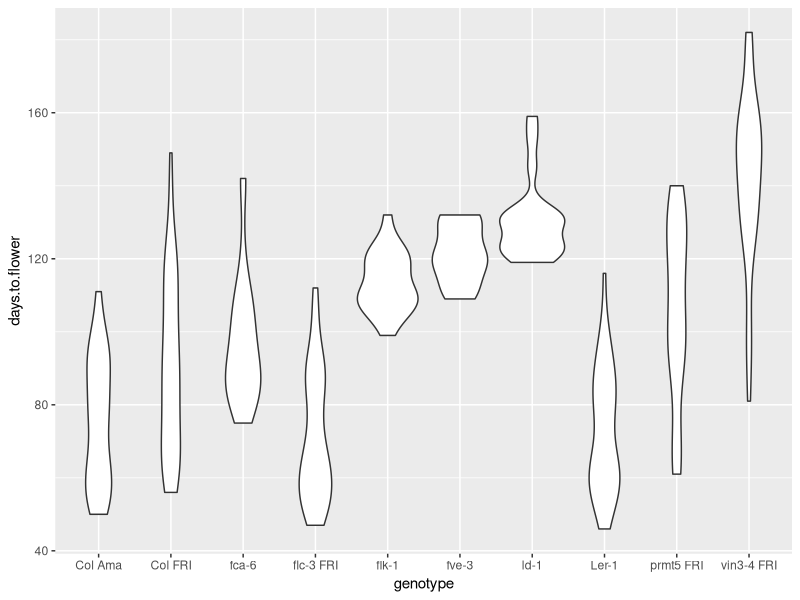

The R script that drew this image:
## ---- chunk 1
knitr::opts_chunk$set(echo = TRUE)
## ---- chunk 2
library(tidyverse)
expt1 <- read_csv("../data/burghardt_et_al_2015_expt1.csv")
## ---- chunk 3
select(expt1, contains("mm"))
## ---- chunk 4
# Point 1
filter(expt1, background != "Ler" & fluctuation == "Var")
  
# Point 2
filter(expt1, days.to.bolt < 57 & cauline.leaf.num < 40)

# Point 3
filter(expt1, genotype == "fca-6" & !is.na(blade.ratio))
## ---- chunk 5
expt1 %>% 
  filter(background != "Ler" & fluctuation == "Var") %>% 
  mutate(blade.length.cm = blade.length.mm/10) %>% 
  select(genotype, blade.length.cm, contains("bolt"))
## ---- chunk 6
expt1 %>% 
  filter(day.length == 8) %>% 
  ggplot(aes(genotype, days.to.flower)) +
  geom_violin()
